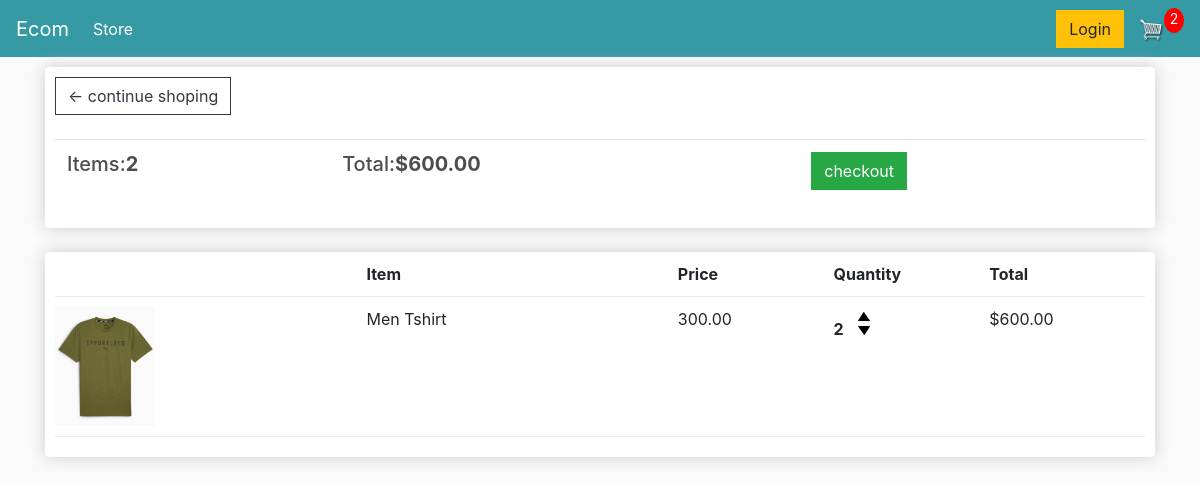
The app's page /cart/ (signed in) with its own data.
### ecommerce_app/models.py (models this page shows, shortened)
class Order(models.Model):
    customer = models.ForeignKey(Customer, on_delete=models.SET_NULL, null=True, blank=True)
    date_ordered = models.DateTimeField(auto_now_add=True)
    complete = models.BooleanField(default=False)
    transaction_id= models.CharField(max_length=100 , null=True)
    @property
    def get_cart_total(self):
        orderitems = self.orderitem_set.all()
        total = sum([item.get_total for item in orderitems])
        return total
    @property
    def get_cart_items(self):
        orderitems = self.orderitem_set.all()
        total = sum([item.quantity for item in orderitems])
        return total

class OrderItem(models.Model):
    product= models.ForeignKey(Product, on_delete=models.SET_NULL, null=True)
    order = models.ForeignKey(Order, on_delete=models.SET_NULL, null=True)
    quantity = models.IntegerField(default=0, null=True, blank=True)
    date_added = models.DateTimeField(auto_now_add=True)
    @property
    def get_total(self):
        total = self.product.price * self.quantity
        return total

class Product(models.Model):
    name = models.CharField(max_length=200)
    price = models.DecimalField(max_digits=10, decimal_places=2)
    digital = models.BooleanField(default=False,null=True, blank= True)
    image = models.ImageField(null=True, blank=True)
    @property
    def imageURL(self):
        try:
            url = self.image.url
        except:
            url = ''
        return url

### ecommerce_app/views.py (the view)
# urls.py: path('cart/',views.cart,name="cart"),
def cart(request):
    data = cartData(request)
    cartItems= data['cartItems']
    order = data['order']
    items= data['items']
    context={'items':items, 'order':order, 'cartItems': cartItems}
    return render(request, 'store/cart.html',context)

### ecommerce_app/utils.py (called while the page is built)
def cartData(request):
    if request.user.is_authenticated:
        customer = request.user.customer
        order, created = Order.objects.get_or_create(customer=customer, complete=False)
        items = order.orderitem_set.all()
        cartItems= order.get_cart_items
    else:
        cookieData = cookieCart(request)
        cartItems= cookieData['cartItems']
        order = cookieData['order']
        items= cookieData['items']
    return{'cartItems':cartItems,'order':order,'items':items}

### ecommerce_app/templates/store/cart.html
{% extends 'store/main.html' %}
{% load static %}
{% block content %}
<div class="row">
    <div class="col-lg-12">
        <div class="box-element">
            <a class="btn btn-outline-dark" href="{% url 'store' %}">&#x2190; continue shoping</a>
            <br>
            <br>
            <table class="table">
                <tr>
                    <th><h5>Items:<strong>{{order.get_cart_items}}</strong></h5></th>
                    <th><h5>Total:<strong>${{order.get_cart_total|floatformat:2}}</strong></h5></th>
                    <th>
                        <a sryle="float:right:margin:5px" class="btn btn-success" href="{% url 'checkout' %}">checkout</a>
                    </th>
                </tr>
            </table>
        </div>
        <br>
        <div class="box-element">
            <div class="cart-row">
                <div style="flex:2"></div>
                <div style="flex:2"><strong>Item</strong></div>
                <div style="flex:1"><strong>Price</strong></div>
                <div style="flex:1"><strong>Quantity</strong></div>
                <div style="flex:1"><strong>Total</strong></div>
            </div>
            {% for item in items %}
            <div class="cart-row">
                <div style="flex:2"><img class="row-image" src="{{item.product.imageURL}}"></div>
                <div style="flex:2">{{item.product.name}}</div>
                <div style="flex:1">{{item.product.price|floatformat:2}}</div>
                <div style="flex:1">
                    <p class="quantity">{{item.quantity}}</p>
						<div class="quantity">
							<img data-product={{item.product.id}} data-action="add" class="chg-quantity update-cart" src="{% static  'images/arrow-up.png' %}">
							<img data-product={{item.product.id}} data-action="remove" class="chg-quantity update-cart" src="{% static  'images/arrow-down.png' %}">
						</div>
                </div>
                <div style="flex:1"><p>${{item.get_total}}</p></div>
            </div>
            {%endfor%}
        </div>
    </div>
</div>
{% endblock content %}

### static/css/main.css (style rules this page uses)
body { background-color: hsl(0, 0%, 98%); }
h1,h2,h3,h4,h5,h6 { color:hsl(0, 0%, 30%); }
.box-element { box-shadow:hsl(0, 0%, 80%) 0 0 16px; background-color: #fff; border-radius: 4px; padding: 10px; }
.col-lg-4, .col-lg-6, .col-lg-8, .col-lg-12 { margin-top: 10px; }
.btn { border-radius: 0; }
.row-image { width: 100px; }
.cart-row { display: flex; align-items: flex-stretch; padding-bottom: 10px; margin-bottom: 10px; border-bottom: 1px solid #ececec; }
.quantity { display: inline-block; font-weight: 700; padding-right:10px; }
.chg-quantity { width: 12px; cursor: pointer; display: block; margin-top: 5px; transition:.1s; }

### records on screen
Order: get_cart_items "2", get_cart_total "600.00"
OrderItem: product.imageURL (picture), product.name "Men Tshirt", product.price "300.00", quantity "2", get_total "600.00"

### other values on screen
{{ cartItems }} "2"
